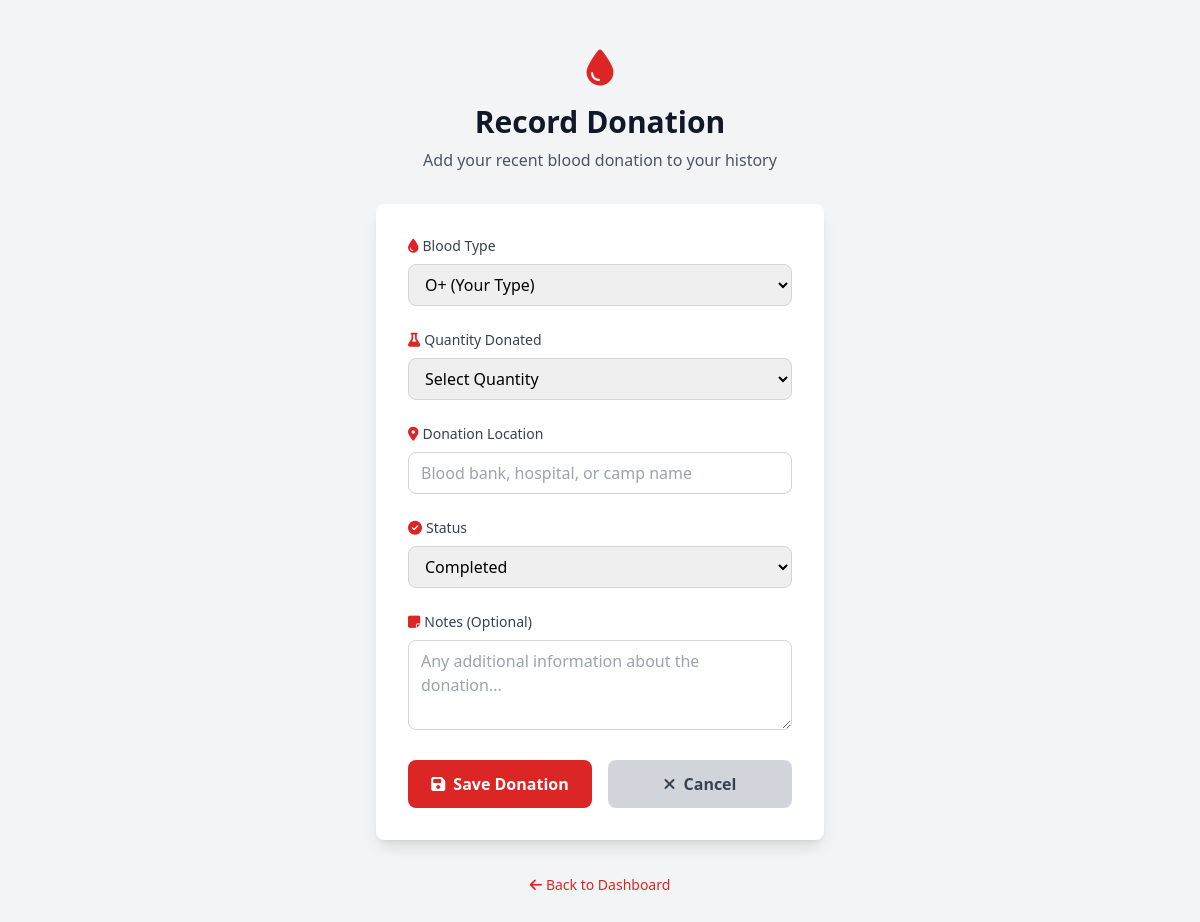
The page /add-donation (signed in) on the database as committed earlier.
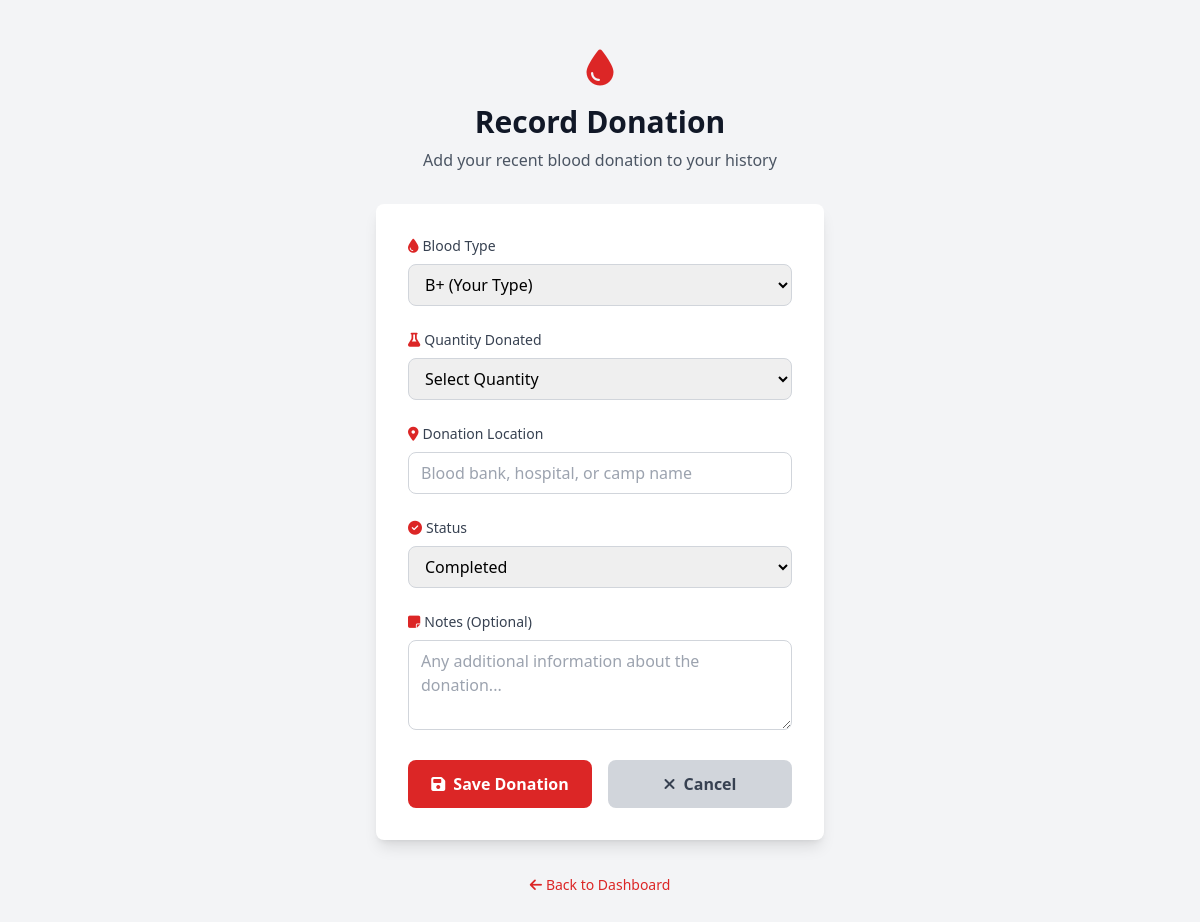
The same page on the database as committed later.
### app.py (models this page shows)
class Donor(db.Model):
    id = db.Column(db.Integer, primary_key=True)
    name = db.Column(db.String(100), nullable=False)
    email = db.Column(db.String(100), unique=True, nullable=False)
    password = db.Column(db.String(200), nullable=False)
    age = db.Column(db.Integer, nullable=False)
    gender = db.Column(db.String(10), nullable=False)
    blood_group = db.Column(db.String(5), nullable=False)
    location = db.Column(db.String(200), nullable=False)
    contact = db.Column(db.String(20), nullable=False)
    availability = db.Column(db.Boolean, default=True)
    latitude = db.Column(db.Float, nullable=True)
    longitude = db.Column(db.Float, nullable=True)
    geocoded = db.Column(db.Boolean, default=False)
    last_geocoded = db.Column(db.DateTime, nullable=True)

### app.py (the view, shortened to what this page needs)
@app.route('/add-donation', methods=['GET', 'POST'])
def add_donation():
    if session.get('role') != 'donor':
        return redirect('/')
    donor = db.session.get(Donor, session['user_id'])
    return render_template('add_donation.html', donor=donor)

### templates/add_donation.html (shortened to what the changed rows need)
<!DOCTYPE html>
<html lang="en">
  <head>
    <script src="https://cdn.tailwindcss.com"></script>
    <link
      rel="stylesheet"
      href="https://cdnjs.cloudflare.com/ajax/libs/font-awesome/6.4.0/css/all.min.css"
    />
  </head>
  <body class="bg-gray-100">
    <div
      class="min-h-screen flex items-center justify-center py-12 px-4 sm:px-6 lg:px-8"
    >
      <div class="max-w-md w-full space-y-8">
        <div class="text-center">
          <h2 class="text-3xl font-bold text-gray-900">Record Donation</h2>
        </div>
        <div class="bg-white rounded-lg shadow-lg p-8">
          <form method="POST" class="space-y-6">
            <div>
              <label
                for="blood_type"
                class="block text-sm font-medium text-gray-700 mb-2"
              >
                <i class="fas fa-droplet mr-1 text-red-600"></i>Blood Type
              </label>
              <select
                name="blood_type"
                id="blood_type"
                required
                class="w-full px-3 py-2 border border-gray-300 rounded-lg focus:outline-none focus:ring-2 focus:ring-red-500 focus:border-red-500"
              >
                <option value="{{ donor.blood_group }}" selected>
                  {{ donor.blood_group }} (Your Type)
                </option>
              </select>
            </div>
          </form>
        </div>
      </div>
    </div>
  </body>
</html>

Rows that differ between the two databases and show on the page:
changed Donor: blood_type "O+ (Your Type)" → "B+ (Your Type)"
